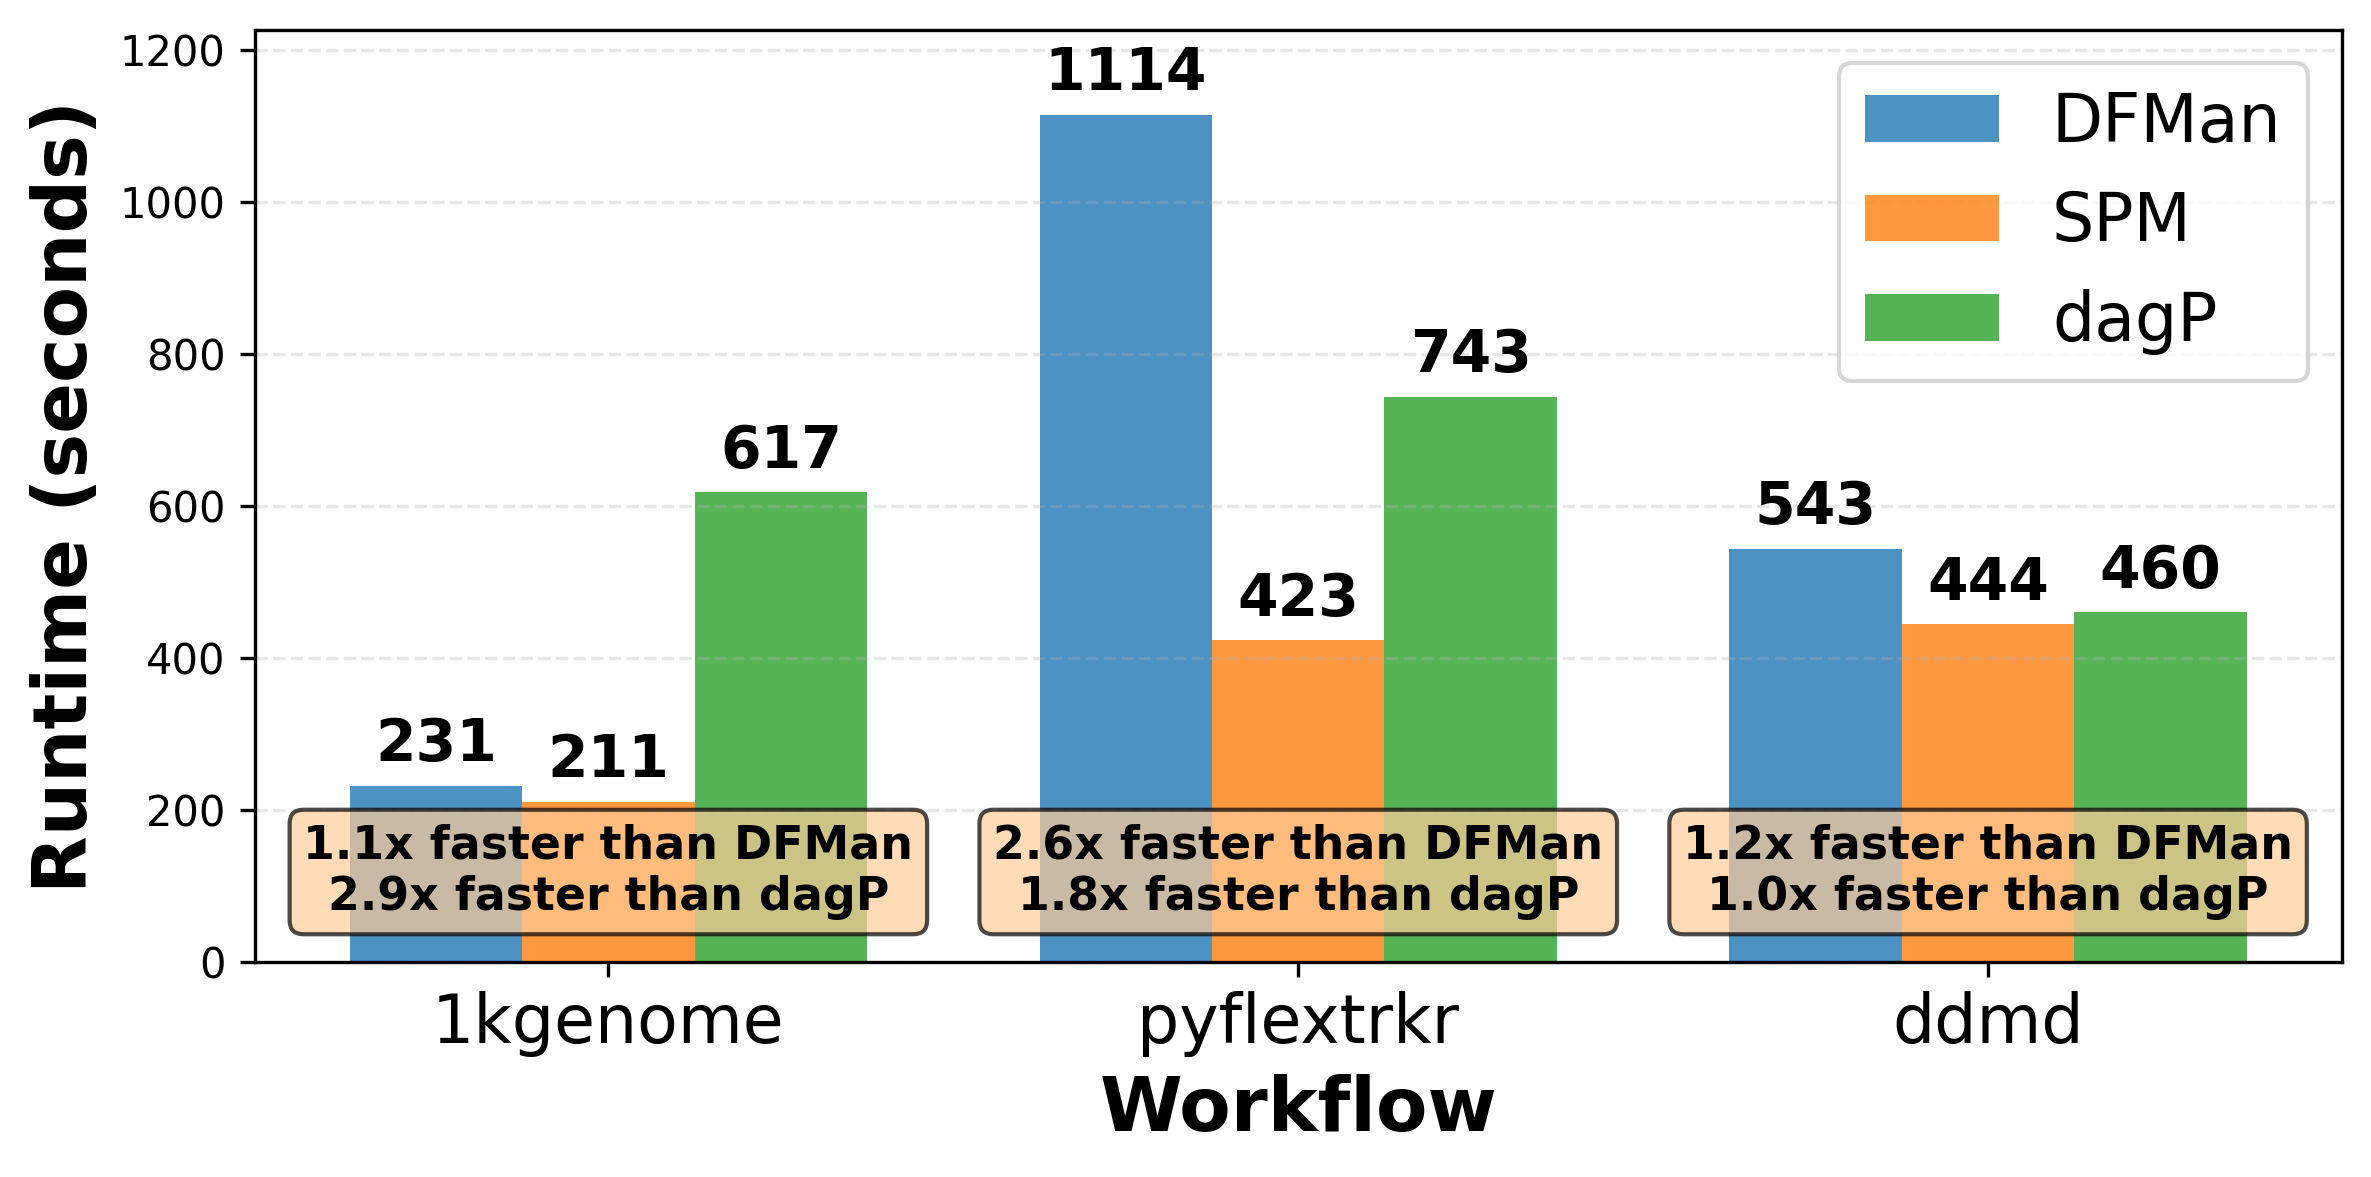

This chart was generated by the following Python code:
#!/usr/bin/env python3
"""
Workflow Runtime Comparison Visualization
Compares actual runtime vs SPM-pythonruntime for different workflows
"""

import matplotlib.pyplot as plt
import numpy as np

ddmd_computation_times = {
    "openmm": 106.523076,
    "aggregate": 0.812398,
    "training": 92.242780,
    "inference": 13.141131
}

ddmd_task_runtime_data = {
    "store_conf": [
        "SSD 2n",
        "SSD 4n",
        "BeeGFS 2n",
        "BeeGFS 4n"
    ],
    "openmm": [
        111.854333,
        139.876,
        106.573333,
        108.251333
    ],
    "aggregate": [
        2.639,
        3.150667,
        3.662667,
        4.696333
    ],
    "training": [
        92.762333,
        91.248333,
        105.749,
        105.306333
    ],
    "inference": [
        14.222,
        29.59,
        14.992,
        25.287
    ]
}

pyflextrkr_computation_times = { # BeeGFS4n
    "idfea": 100.369468,
    "single": 79.791476,
    "tracks": 40.295387,
    "stats": 17.144572,
    "idfymcs": 7.665693,
    "matchpf": 15.052777,
    "robustmcs": 4.181825,
    "mapfea": 13.412377,
    "speed": 8.841863,
}

pyflextrkr_task_runtime_data = {
    "store_conf": [
        "SSD 4n",
        "SSD 8n",
        "SSD 16n",
        "TMPFS 4n",
        "TMPFS 8n",
        "TMPFS 16n",
        "BeeGFS 4n",
        "BeeGFS 8n",
        "BeeGFS 16n"
    ],
    "idfea": [
        190.5903,
        204.694,
        186.6143,
        190.847,
        195.586,
        185.6503,
        201.0003,
        192.8427,
        196.224
    ],
    "single": [
        155.742,
        132.1473,
        135.676,
        153.749,
        137.6213,
        126.7127,
        161.9157,
        157.5443,
        132.4283
    ],
    "tracks": [
        83.143,
        81.32433,
        80.23767,
        81.885,
        82.23433,
        81.39933,
        86.167,
        84.54567,
        83.716
    ],
    "stats": [
        34.99533,
        33.24933,
        31.735,
        34.74167,
        33.68767,
        32.96667,
        35.71333,
        35.92967,
        34.32633
    ],
    "idfymcs": [
        15.442,
        13.65733,
        13.22367,
        15.39467,
        14.121,
        13.34433,
        15.866,
        14.105,
        13.591
    ],
    "matchpf": [
        31.07933,
        28.099,
        27.79,
        30.66367,
        28.961,
        28.08367,
        30.619,
        28.18067,
        27.64033
    ],
    "robustmcs": [
        10.59933,
        9.287667,
        9.340667,
        10.57233,
        9.485,
        8.754,
        11.63267,
        9.027667,
        9.934667
    ],
    "mapfea": [
        27.51667,
        25.89433,
        25.14833,
        27.58767,
        26.40533,
        25.27167,
        27.59667,
        19.02167,
        27.746
    ],
    "speed": [
        17.57867,
        15.21633,
        14.56433,
        17.725,
        15.90533,
        14.76433,
        18.285,
        11.90167,
        13.59567
    ]
}

genome_computation_times = {
    "indiv": 25.061781,
    "merge": 13.923060,
    "sift": 1.048064,
    "mutation": 15.301673,
    "frequency": 104.002949,
}

genome_task_runtime_data = {
    "store_conf": [
        "SSD 2n", "SSD 5n", "SSD 10n",
        "TMPFS 2n", "TMPFS 5n", "TMPFS 10n",
        "BeeGFS 2n", "BeeGFS 5n", "BeeGFS 10n"
    ],

    "stage_in": [
        7.333333333, 6.666666667, 4.333333333,
        4.666666667, 6.666666667, 5,
        0, 0, 0
    ],

    "indiv": [
        196.6666667, 124, 106,
        187.3333333, 64.66666667, 67,
        373.3333333, 271.3333333, 294
    ],

    "merge": [
        18.66666667, 22, 18,
        14.66666667, 14.33333333, 14.66666667,
        685, 669.6666667, 419
    ],

    "sift": [
        3.666666667, 3, 3.333333333,
        4, 3, 3,
        11.66666667, 11.66666667, 12
    ],

    "mutation": [
        16.33333333, 16.33333333, 15.33333333,
        16, 15.33333333, 15.33333333,
        29, 32, 27
    ],

    "frequency": [
        132.6666667, 169, 120.3333333,
        113.3333333, 104.3333333, 120.3333333,
        179.3333333, 173.3333333, 113
    ]
}

def calculate_io_time_range(computation_times, task_runtime_data):
    """
    Calculate the I/O operation time range for each task by subtracting computation time from total runtime.
    
    Args:
        computation_times (dict): Dictionary mapping task names to their computation times
        task_runtime_data (dict): Dictionary containing 'store_conf' and task runtime data for different storage configurations
        
    Returns:
        dict: Dictionary with task names as keys and I/O time ranges as values
    """
    io_time_ranges = {}
    
    # Get storage configurations
    storage_configs = task_runtime_data["store_conf"]
    
    for task_name, comp_time in computation_times.items():
        if task_name in task_runtime_data:
            # Get runtime data for this task across all storage configurations
            task_runtimes = task_runtime_data[task_name]
            
            # Calculate I/O time for each storage configuration
            io_times = []
            for i, runtime in enumerate(task_runtimes):
                io_time = runtime - comp_time
                io_times.append(io_time)
            
            # Calculate range (min, max)
            min_io_time = min(io_times)
            max_io_time = max(io_times)
            
            io_time_ranges[task_name] = {
                "min_io_time": min_io_time,
                "max_io_time": max_io_time,
                "io_time_range": max_io_time - min_io_time,
                "computation_time": comp_time,
                "io_times_by_storage": dict(zip(storage_configs, io_times))
            }
    
    return io_time_ranges

def print_io_time_analysis(computation_times, task_runtime_data, workflow_name="Workflow"):
    """
    Print detailed I/O time analysis for a workflow.
    
    Args:
        computation_times (dict): Dictionary mapping task names to their computation times
        task_runtime_data (dict): Dictionary containing 'store_conf' and task runtime data
        workflow_name (str): Name of the workflow for display purposes
    """
    io_ranges = calculate_io_time_range(computation_times, task_runtime_data)
    
    print(f"\n" + "="*80)
    print(f"I/O TIME ANALYSIS FOR {workflow_name.upper()}")
    print("="*80)
    
    for task_name, data in io_ranges.items():
        print(f"\n{task_name.upper()}:")
        print(f"  Computation Time: {data['computation_time']:.3f} seconds")
        print(f"  I/O Time Range: {data['min_io_time']:.3f} - {data['max_io_time']:.3f} seconds")
        print(f"  I/O Time Variation: {data['io_time_range']:.3f} seconds")
        # Calculate I/O percentage of total runtime per storage: io_time / (io_time + comp_time)
        percentages = []
        for io_time in data['io_times_by_storage'].values():
            total_time = io_time + data['computation_time']
            pct = (io_time / total_time * 100) if total_time > 0 else 0.0
            percentages.append(pct)
        print(f"  I/O Time as % of Total: {min(percentages):.1f}% - {max(percentages):.1f}%")
        
        # print(f"  I/O Times by Storage Configuration:")
        # for storage, io_time in data['io_times_by_storage'].items():
        #     print(f"    {storage}: {io_time:.3f} seconds")
    
    # Summary statistics
    print(f"\n" + "-"*50)
    print("SUMMARY STATISTICS:")
    print("-"*50)
    
    all_io_times = []
    for data in io_ranges.values():
        all_io_times.extend(data['io_times_by_storage'].values())
    
    if all_io_times:
        print(f"Overall I/O Time Range: {min(all_io_times):.3f} - {max(all_io_times):.3f} seconds")
        print(f"Average I/O Time: {sum(all_io_times)/len(all_io_times):.3f} seconds")
        print(f"Standard Deviation: {np.std(all_io_times):.3f} seconds")
        
        # Calculate I/O time as percentage of total runtime
        total_comp_time = sum(computation_times.values())
        total_io_time = sum(all_io_times)
        io_percentage = (total_io_time / (total_comp_time + total_io_time)) * 100
        print(f"I/O Time as % of Total Workflow Time: {io_percentage:.1f}%")

def plot_workflow_runtime_comparison():
    """Plot comparison between actual and SPM-predicted workflow runtimes"""
    # ddmd data from excel
    # Data
    spm_runtime = {
        "workflow_name": ["1000 Genome", "PyFLRXTRKR", "DDMD"],
        "runtime_sec": [211.03, 423.16, 445.19]
    }
    

    dfman_runtime = {
        "workflow_name": ["1000 Genome", "PyFLRXTRKR", "DDMD"],
        "runtime_sec": [236.97, 494.64, 543.62]
    }
    
    
    dagp_runtime = {
        "workflow_name": ["1000 Genome", "PyFLRXTRKR", "DDMD"],
        "runtime_sec": [617.90, 474.90, 460.04]
    }
    
    faasflow_runtime = {
        "workflow_name": ["1000 Genome", "PyFLRXTRKR", "DDMD"],
        "runtime_sec": [424.12, 589.12, 445.19]
    }

    # Set up the plot
    fig, ax = plt.subplots(figsize=(10, 4))
    
    # Create bar positions
    x = np.arange(len(dfman_runtime["workflow_name"]))
    width = 0.2
    
    # Create bars - SPM first, then dagP, DFMan, FaasFlow
    bars1 = ax.bar(x - width*1.5, spm_runtime["runtime_sec"], width,
                   label='DPM', color='#ff7f0e', alpha=0.8)

    bars2 = ax.bar(x - width*0.5, dagp_runtime["runtime_sec"], width,
                   label='dagP', color='#2ca02c', alpha=0.8)
    
    bars3 = ax.bar(x + width*0.5, dfman_runtime["runtime_sec"], width, 
                   label='DFMan', color='#1f77b4', alpha=0.8)
    bars4 = ax.bar(x + width*1.5, faasflow_runtime["runtime_sec"], width,
                   label='FaasFlow', color='#d62728', alpha=0.8)
    
    # Add value labels on bars
    def add_value_labels(bars):
        for bar in bars:
            height = bar.get_height()
            ax.annotate(f'{int(height)}',
                       xy=(bar.get_x() + bar.get_width() / 2, height),
                       xytext=(0, 3),  # 3 points vertical offset
                       textcoords="offset points",
                       ha='center', va='bottom',
                       fontsize=14, fontweight='bold')
    
    add_value_labels(bars1)
    add_value_labels(bars2)
    add_value_labels(bars3)
    add_value_labels(bars4)
    
    # Customize the plot
    ax.set_xlabel('Workflow', fontsize=18, fontweight='bold')
    ax.set_ylabel('Runtime (seconds)        ', fontsize=18, fontweight='bold')
    # ax.set_title('Workflow Time: DFMan vs SPM-Predicted vs dagP', 
    #              fontsize=20, fontweight='bold', pad=30)
    ax.set_xticks(x)
    ax.set_xticklabels(dfman_runtime["workflow_name"], fontsize=16)
    # ax.legend(fontsize=16)
    ax.grid(axis='y', alpha=0.3, linestyle='--')
    # set legend location to lower center
    ax.legend(loc='lower center', bbox_to_anchor=(0.5, 0.82), ncol=4,
              fontsize=16)

    # Set y-axis to start from 0
    # ax.set_ylim(0, max(max(dfman_runtime["runtime_sec"]), max(spm_runtime["runtime_sec"]), max(dagp_runtime["runtime_sec"])) * 1.2)
    # set y limit to 1000
    ax.set_ylim(0, 800)

    # Add speedup annotations
    # for i, (actual, spm, dagP, faasflow) in enumerate(zip(dfman_runtime["runtime_sec"], spm_runtime["runtime_sec"], dagp_runtime["runtime_sec"], faasflow_runtime["runtime_sec"])):

    for i, (spm, dagP, actual, faasflow) in enumerate(zip(spm_runtime["runtime_sec"], dagp_runtime["runtime_sec"], dfman_runtime["runtime_sec"], faasflow_runtime["runtime_sec"])):
        speedup_vs_dagP = dagP / spm
        speedup_vs_dfman = actual / spm
        speedup_vs_faasflow = faasflow / spm
        # Position at bottom of the bars
        annotate_str = ""
        if speedup_vs_dagP < 1:
            continue
        else:
            annotate_str += f'{speedup_vs_dagP:.1f}x faster than dagP\n'
        if speedup_vs_dfman < 1:
            continue
        else:
            annotate_str += f'{speedup_vs_dfman:.1f}x faster than DFMan\n'
        if speedup_vs_faasflow < 1:
            continue
        else:
            annotate_str += f'{speedup_vs_faasflow:.1f}x faster than FaasFlow'
        if annotate_str != "":
          ax.annotate(annotate_str,
                    xy=(i, 0),
                    xytext=(2, 2),
                    textcoords="offset points",
                    ha='center', va='bottom',
                    fontsize=12, fontweight='bold',
                    bbox=dict(boxstyle="round,pad=0.2", facecolor='#ffcc99', alpha=0.7))
    
    # Adjust layout and save
    plt.tight_layout()
    
    plt.savefig("workflow_runtime_comparison.pdf", format='pdf', bbox_inches='tight', dpi=300)
    # plt.savefig("workflow_runtime_comparison.png", format='png', bbox_inches='tight', dpi=300)
    plt.show()
    
    # Print summary statistics
    print("\n" + "="*60)
    print("WORKFLOW RUNTIME COMPARISON SUMMARY")
    print("="*60)
    
    total_dfman = sum(dfman_runtime["runtime_sec"])
    total_spm = sum(spm_runtime["runtime_sec"])
    total_improvement = ((total_dfman - total_spm) / total_dfman) * 100
    
    print(f"Total DFMan Runtime: {total_dfman:.2f} seconds")
    print(f"Total SPM-Predicted Runtime: {total_spm:.2f} seconds")
    print(f"Total Improvement: {total_improvement:.1f}% faster")
    print()
    
    for i, workflow in enumerate(dfman_runtime["workflow_name"]):
        actual = dfman_runtime["runtime_sec"][i]
        spm = spm_runtime["runtime_sec"][i]
        improvement = ((actual - spm) / actual) * 100
        print(f"{workflow}:")
        print(f"  DFMan: {actual:.2f} seconds")
        print(f"  SPM: {spm:.2f} seconds")
        print(f"  Improvement: {improvement:.1f}% faster")
        print()
    
    # Print SPM prediction error rates
    print("\n" + "="*60)
    print("SPM PREDICTION ERROR RATES")
    print("="*60)
    
    # Error rate data for each workflow
    error_rates = {
        "1000 Genome": {
            "total_entries": 45,
            "global_10": 0,
            "local_10": 12,
            "global_5": 2,
            "local_5": 25
        },
        "PyFLRXTRKR": {
            "total_entries": 72,
            "global_10": 0,
            "local_10": 15,
            "global_5": 0,
            "local_5": 22
        },
        "DDMD": {
            "total_entries": 12,
            "global_10": 1,
            "local_10": 4,
            "global_5": 4,
            "local_5": 6
        }
    }
    
    # Print individual workflow error rates
    for workflow, rates in error_rates.items():
        print(f"{workflow.upper()}:")
        print(f"  Error rate over 10% global margin of error: {rates['global_10']}/{rates['total_entries']}")
        print(f"  Error rate over 10% local margin of error: {rates['local_10']}/{rates['total_entries']}")
        print(f"  Error rate over 5% global margin of error: {rates['global_5']}/{rates['total_entries']}")
        print(f"  Error rate over 5% local margin of error: {rates['local_5']}/{rates['total_entries']}")
        print()
    
    # Calculate and print total error rates across all workflows
    total_entries = sum(rates['total_entries'] for rates in error_rates.values())
    total_global_10 = sum(rates['global_10'] for rates in error_rates.values())
    total_local_10 = sum(rates['local_10'] for rates in error_rates.values())
    total_global_5 = sum(rates['global_5'] for rates in error_rates.values())
    total_local_5 = sum(rates['local_5'] for rates in error_rates.values())
    
    print("TOTAL ACROSS ALL WORKFLOWS:")
    print(f"  Total entries: {total_entries}")
    print(f"  Error rate over 10% global margin of error: {total_global_10}/{total_entries} ({total_global_10/total_entries*100:.1f}%)")
    print(f"  Error rate over 10% local margin of error: {total_local_10}/{total_entries} ({total_local_10/total_entries*100:.1f}%)")
    print(f"  Error rate over 5% global margin of error: {total_global_5}/{total_entries} ({total_global_5/total_entries*100:.1f}%)")
    print(f"  Error rate over 5% local margin of error: {total_local_5}/{total_entries} ({total_local_5/total_entries*100:.1f}%)")
    print()
    
    # Calculate and print correct rates
    print("CORRECT RATES (within margin of error):")
    print(f"  Correct rate within 10% global margin: {(total_entries-total_global_10)/total_entries*100:.1f}%")
    print(f"  Correct rate within 10% local margin: {(total_entries-total_local_10)/total_entries*100:.1f}%")
    print(f"  Correct rate within 5% global margin: {(total_entries-total_global_5)/total_entries*100:.1f}%")
    print(f"  Correct rate within 5% local margin: {(total_entries-total_local_5)/total_entries*100:.1f}%")
    print()

def calculate_dagP_performance_improvement():
    """Calculate and print performance improvement compared to dagP runtime"""
    # DDMD value from excel
    # Data
    dfman_runtime = {
        "workflow_name": ["1000 Genome", "PyFLRXTRKR", "DDMD"],
        "runtime_sec": [236.97, 494.64, 543.62]
    }
    
    spm_runtime = {
        "workflow_name": ["1000 Genome", "PyFLRXTRKR", "DDMD"],
        "runtime_sec": [211.03, 423.16, 445.19]
    }
    
    dagp_runtime = {
        "workflow_name": ["1000 Genome", "PyFLRXTRKR", "DDMD"],
        "runtime_sec": [617.90, 474.90, 460.04]
    }
    
    faasflow_runtime = {
        "workflow_name": ["1000 Genome", "PyFLRXTRKR", "DDMD"],
        "runtime_sec": [424.12, 589.12, 445.19]
    }
    
    print("\n" + "="*60)
    print("PERFORMANCE IMPROVEMENT vs BASELINE RUNTIME")
    print("="*60)
    
    # Calculate total improvements
    total_dfman = sum(dfman_runtime["runtime_sec"])
    total_spm = sum(spm_runtime["runtime_sec"])
    total_dagP = sum(dagp_runtime["runtime_sec"])
    total_faasflow = sum(faasflow_runtime["runtime_sec"])
    
    dfman_improvement = ((total_dagP - total_dfman) / total_dagP) * 100
    spm_improvement = ((total_dagP - total_spm) / total_dagP) * 100
    faasflow_improvement = ((total_dagP - total_faasflow) / total_dagP) * 100
    
    print(f"Total dagP Runtime: {total_dagP:.2f} seconds")
    print(f"Total DFMan Runtime: {total_dfman:.2f} seconds")
    print(f"Total SPM-Predicted Runtime: {total_spm:.2f} seconds")
    print(f"Total FaasFlow Runtime: {total_faasflow:.2f} seconds")
    print()
    print(f"DFMan vs dagP: {dfman_improvement:.1f}% improvement ({total_dagP/total_dfman:.1f}x faster)")
    print(f"SPM vs dagP: {spm_improvement:.1f}% improvement ({total_dagP/total_spm:.1f}x faster)")
    print(f"FaasFlow vs dagP: {faasflow_improvement:.1f}% improvement ({total_dagP/total_faasflow:.1f}x faster)")
    print()
    
    # Calculate individual workflow improvements
    for i, workflow in enumerate(dfman_runtime["workflow_name"]):
        actual = dfman_runtime["runtime_sec"][i]
        spm = spm_runtime["runtime_sec"][i]
        dagP = dagp_runtime["runtime_sec"][i]
        faasflow = faasflow_runtime["runtime_sec"][i]
        
        dfman_improvement = ((dagP - actual) / dagP) * 100
        spm_improvement = ((dagP - spm) / dagP) * 100
        faasflow_improvement = ((dagP - faasflow) / dagP) * 100
        
        print(f"{workflow.upper()}:")
        print(f"  dagP: {dagP:.2f} seconds")
        print(f"  DFMan: {actual:.2f} seconds ({dfman_improvement:.1f}% improvement, {dagP/actual:.1f}x faster)")
        print(f"  SPM: {spm:.2f} seconds ({spm_improvement:.1f}% improvement, {dagP/spm:.1f}x faster)")
        print(f"  FaasFlow: {faasflow:.2f} seconds ({faasflow_improvement:.1f}% improvement, {dagP/faasflow:.1f}x faster)")
        print()

def main():
    """Main function to run the workflow runtime comparison"""
    print("Generating workflow runtime comparison plot...")
    plot_workflow_runtime_comparison()
    print("Plot saved as 'workflow_runtime_comparison.pdf' and 'workflow_runtime_comparison.png'")
    
    # Calculate and print dagP performance improvements
    calculate_dagP_performance_improvement()
    
    # Demonstrate I/O time analysis for 1000 Genomes workflow
    print("\n" + "="*80)
    print("I/O TIME ANALYSIS DEMONSTRATION")
    print("="*80)
    print_io_time_analysis(genome_computation_times, genome_task_runtime_data , "1000 Genomes")

    print_io_time_analysis(pyflextrkr_computation_times, pyflextrkr_task_runtime_data , "Pyflextrkr")
    print_io_time_analysis(ddmd_computation_times, ddmd_task_runtime_data , "DDMD")
    
    # Example of how to use with other workflows
    print("\n" + "="*80)
    print("USAGE EXAMPLE FOR OTHER WORKFLOWS")
    print("="*80)
    print("To use with other workflows, call:")
    print("  io_ranges = calculate_io_time_range(computation_times, task_runtime_data)")
    print("  print_io_time_analysis(computation_times, task_runtime_data, 'Workflow Name')")
    print("\nWhere:")
    print("  - computation_times: dict with task names as keys and computation times as values")
    print("  - task_runtime_data: dict with 'store_conf' and task runtime data for different storage configs")
    print("  - 'Workflow Name': string name for display purposes")

if __name__ == "__main__":
    main()
